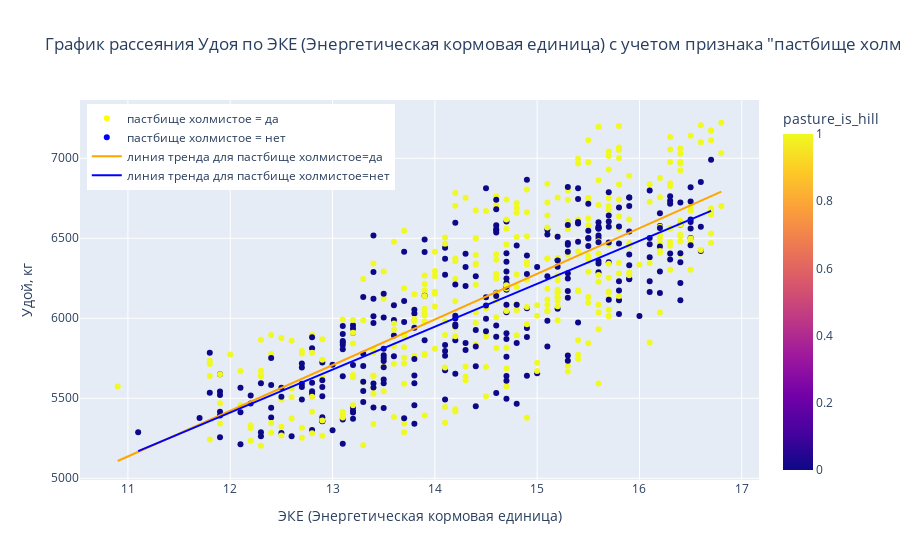

The notebook cell this image was saved under:
### Markdown cell above
Также, диаграммы рассеяния в пункте 4.2 говорят, что связь между Удоем и Энергетической кормовой единицей (ЭКЕ) тоже не является линейным

### Code cell
plot_scatter_for_df(some_df=ferma_df,
                    num_feat='energy_feed_unity', 
                    cat_feat='pasture_is_hill',
                    target_feature='milk_yield_kg')

### Figure 1 — Plotly figure (JSON) as saved in the notebook; plotly's stock layout.template omitted (floating-point values rounded to 4 significant figures; data arrays with more than 128 entries replaced by an {"elided": "..."} marker saying what was removed)
{"data": [{"hovertemplate": "ЭКЕ (Энергетическая кормовая единица)=%{x}<br>Удой, кг=%{y}<br>pasture_is_hill=%{marker.color}<extra></extra>", "legendgroup": "", "marker": {"color": {"elided": "628 int values"}, "coloraxis": "coloraxis", "symbol": "circle"}, "mode": "markers", "name": "", "orientation": "v", "showlegend": false, "type": "scatter", "x": {"elided": "628 float values"}, "xaxis": "x", "y": {"elided": "628 int values"}, "yaxis": "y"}, {"hovertemplate": "<b>OLS trendline</b><br>milk_yield_kg = 285.304 * energy_feed_unity + 1998.1<br>R<sup>2</sup>=0.556445<br><br>energy_feed_unity=%{x}<br>milk_yield_kg=%{y} <b>(trend)</b><extra></extra>", "legendgroup": "", "line": {"color": "orange"}, "marker": {"color": "#636efa", "symbol": "circle"}, "mode": "lines", "name": "", "showlegend": false, "type": "scatter", "x": {"elided": "350 float values"}, "xaxis": "x", "y": {"elided": "350 float values"}, "yaxis": "y"}, {"hovertemplate": "<b>OLS trendline</b><br>milk_yield_kg = 268.207 * energy_feed_unity + 2192.57<br>R<sup>2</sup>=0.621761<br><br>energy_feed_unity=%{x}<br>milk_yield_kg=%{y} <b>(trend)</b><extra></extra>", "legendgroup": "", "line": {"color": "blue"}, "marker": {"color": "#636efa", "symbol": "circle"}, "mode": "lines", "name": "", "showlegend": false, "type": "scatter", "x": {"elided": "278 float values"}, "xaxis": "x", "y": {"elided": "278 float values"}, "yaxis": "y"}, {"marker": {"color": "yellow"}, "mode": "markers", "name": "пастбище холмистое = да", "showlegend": true, "type": "scatter", "x": [null], "y": [null]}, {"marker": {"color": "blue"}, "mode": "markers", "name": "пастбище холмистое = нет", "showlegend": true, "type": "scatter", "x": [null], "y": [null]}, {"marker": {"color": "orange"}, "mode": "lines", "name": "линия тренда для пастбище холмистое=да", "showlegend": true, "type": "scatter", "x": [null], "y": [null]}, {"marker": {"color": "blue"}, "mode": "lines", "name": "линия тренда для пастбище холмистое=нет", "showlegend": true, "type": "scatter", "x": [null], "y": [null]}], "layout": {"coloraxis": {"colorbar": {"title": {"text": "pasture_is_hill"}}, "colorscale": [[0, "#0d0887"], [0.1111, "#46039f"], [0.2222, "#7201a8"], [0.3333, "#9c179e"], [0.4444, "#bd3786"], [0.5556, "#d8576b"], [0.6667, "#ed7953"], [0.7778, "#fb9f3a"], [0.8889, "#fdca26"], [1, "#f0f921"]]}, "legend": {"tracegroupgap": 0, "x": 0.01, "xanchor": "left", "y": 0.99, "yanchor": "top"}, "title": {"text": "График рассеяния Удоя по ЭКЕ (Энергетическая кормовая единица) с учетом признака \"пастбище холмистое\""}, "xaxis": {"anchor": "y", "domain": [0, 1], "title": {"text": "ЭКЕ (Энергетическая кормовая единица)"}}, "yaxis": {"anchor": "x", "domain": [0, 1], "title": {"text": "Удой, кг"}}}}
